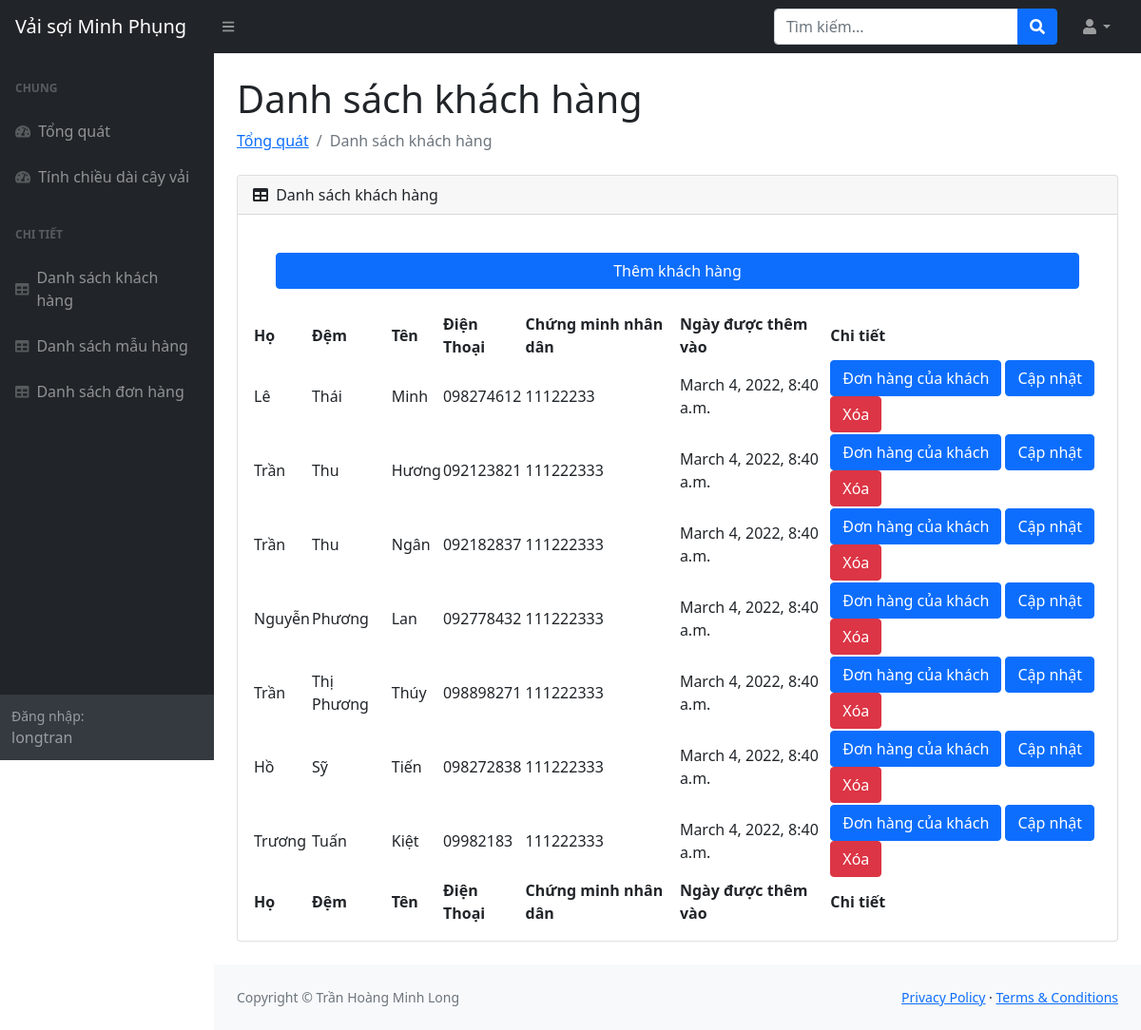
/customerTable (signed in), run on the app's committed database.
### management/models.py (models this page shows, shortened)
class Customer(models.Model):
    customer_id = models.BigAutoField(primary_key=True)
    lastname = models.CharField(max_length=64)
    middlename = models.CharField(max_length=64, null=True)
    firstname = models.CharField(max_length=64)
    phone = models.CharField(max_length=64, null=True)
    socialnumber = models.IntegerField(null=True)
    customer_date = models.DateTimeField(auto_now_add=True, null=True)

### management/decorators.py (the view)
        def wrapper_func(request, *args, **kwargs):
            group = None
            if request.user.groups.exists():
                group = request.user.groups.all()[0].name
            if group in allowed_roles:
                return view_func(request, *args, **kwargs)
            else:
                return HttpResponse("Bạn không có quyền truy cập")

### management/views.py (called while the page is built)
@login_required(login_url="login")
@allowed_users(allowed_roles=["admin"])
def customerTable(request):
    customer = Customer.objects.all()
    context = {
        "customer": customer,
    }
    return render(request, "management/tables/customerTable.html", context)

### management/templates/management/tables/customerTable.html
{% extends 'management/main.html' %} {%block content%}
<main>
  <div class="container-fluid px-4">
    <h1 class="mt-4">Danh sách khách hàng</h1>
    <ol class="breadcrumb mb-4">
      <li class="breadcrumb-item"><a href="{% url 'home'%}">Tổng quát</a></li>
      <li class="breadcrumb-item active">Danh sách khách hàng</li>
    </ol>
    <div class="card mb-4">
      <div class="card-header">
        <i class="fas fa-table me-1"></i>
        Danh sách khách hàng
      </div>
      <div class="card-body">
        <div class="d-grid gap-2">
          <a
            href="{% url 'formCustomer' %}"
            class="m-4 btn btn-primary"
            role="button"
            >Thêm khách hàng</a
          >
        </div>
        <table id="datatablesSimple">
          <thead>
            <tr>
              <th>Họ</th>
              <th>Đệm</th>
              <th>Tên</th>
              <th>Điện Thoại</th>
              <th>Chứng minh nhân dân</th>
              <th>Ngày được thêm vào</th>
              <th>Chi tiết</th>
            </tr>
          </thead>
          <tfoot>
            <tr>
              <th>Họ</th>
              <th>Đệm</th>
              <th>Tên</th>
              <th>Điện Thoại</th>
              <th>Chứng minh nhân dân</th>
              <th>Ngày được thêm vào</th>
              <th>Chi tiết</th>
            </tr>
          </tfoot>
          <tbody>
            {% for customer in customer %}
            <tr>
              <td>{{customer.lastname}}</td>
              <td>{{customer.middlename}}</td>
              <td>{{customer.firstname}}</td>
              <td>{{customer.phone}}</td>
              <td>{{customer.socialnumber}}</td>
              <td>{{customer.customer_date}}</td>
              <td>
                <a
                  href="{% url 'customer' customer.customer_id %}"
                  class="btn btn-primary"
                  >Đơn hàng của khách</a
                >
                <a
                  href="{% url 'updateCustomer' customer.customer_id %}"
                  class="btn btn-primary"
                  >Cập nhật</a
                >
                <a
                  href="{% url 'deleteCustomer' customer.customer_id %}"
                  class="btn btn-danger"
                  >Xóa</a
                >
              </td>
            </tr>
            {% endfor %}
          </tbody>
        </table>
      </div>
    </div>
  </div>
</main>
{%endblock%}

### management/templates/management/sidenavbar.html (shortened to what this page needs)
<div id="layoutSidenav_nav">
  <nav class="sb-sidenav accordion sb-sidenav-dark" id="sidenavAccordion">
    <div class="sb-sidenav-menu">
      <div class="nav">
        <div class="sb-sidenav-menu-heading">Chung</div>
        <a class="nav-link" href="{% url "home"%}">
          <div class="sb-nav-link-icon">
            <i class="fas fa-tachometer-alt"></i>
          </div>
          Tổng quát
        </a>
        <a class="nav-link" href="{% url "lengthCalculator"%}">
          <div class="sb-nav-link-icon">
            <i class="fas fa-tachometer-alt"></i>
          </div>
          Tính chiều dài cây vải
        </a>
        <div class="sb-sidenav-menu-heading">Chi tiết</div>
        <a class="nav-link" href="{% url 'customerTable' %}">
          <div class="sb-nav-link-icon"><i class="fas fa-table"></i></div>
          Danh sách khách hàng
        </a>
        <a class="nav-link" href="{% url 'productTable' %}">
          <div class="sb-nav-link-icon"><i class="fas fa-table"></i></div>
          Danh sách mẫu hàng
        </a>
        <a class="nav-link" href="{% url 'orderTable' %}">
          <div class="sb-nav-link-icon"><i class="fas fa-table"></i></div>
          Danh sách đơn hàng
        </a>
      </div>
    </div>
    <div class="sb-sidenav-footer">
      <div class="small">Đăng nhập:</div>
      {{request.user}}
    </div>
  </nav>
</div>

### data on the page
Customer: lastname "Lê", middlename "Thái", firstname "Minh", phone "098274612", socialnumber "11122233", customer_date "March 4, 2022, 8:40 a.m."
Customer: lastname "Trần", middlename "Thu", firstname "Hương", phone "092123821", socialnumber "111222333", customer_date "March 4, 2022, 8:40 a.m."
Customer: lastname "Trần", middlename "Thu", firstname "Ngân", phone "092182837", socialnumber "111222333", customer_date "March 4, 2022, 8:40 a.m."
Customer: lastname "Nguyễn", middlename "Phương", firstname "Lan", phone "092778432", socialnumber "111222333", customer_date "March 4, 2022, 8:40 a.m."
Customer: lastname "Trần", middlename "Thị Phương", firstname "Thúy", phone "098898271", socialnumber "111222333", customer_date "March 4, 2022, 8:40 a.m."
Customer: lastname "Hồ", middlename "Sỹ", firstname "Tiến", phone "098272838", socialnumber "111222333", customer_date "March 4, 2022, 8:40 a.m."
Customer: lastname "Trương", middlename "Tuấn", firstname "Kiệt", phone "09982183", socialnumber "111222333", customer_date "March 4, 2022, 8:40 a.m."

### other printed values
{{ request.user }} "longtran"
